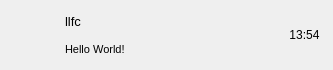
<?xml version="1.0" encoding="UTF-8"?>
<ui version="4.0">
 <class>ChatUserWid</class>
 <widget class="QWidget" name="ChatUserWid">
  <property name="geometry">
   <rect>
    <x>0</x>
    <y>0</y>
    <width>333</width>
    <height>70</height>
   </rect>
  </property>
  <property name="sizePolicy">
   <sizepolicy hsizetype="Expanding" vsizetype="Preferred">
    <horstretch>0</horstretch>
    <verstretch>0</verstretch>
   </sizepolicy>
  </property>
  <property name="minimumSize">
   <size>
    <width>45</width>
    <height>0</height>
   </size>
  </property>
  <property name="maximumSize">
   <size>
    <width>350</width>
    <height>80</height>
   </size>
  </property>
  <property name="windowTitle">
   <string>Form</string>
  </property>
  <property name="layoutDirection">
   <enum>Qt::LeftToRight</enum>
  </property>
  <layout class="QHBoxLayout" name="horizontalLayout_2">
   <property name="spacing">
    <number>2</number>
   </property>
   <property name="leftMargin">
    <number>4</number>
   </property>
   <property name="topMargin">
    <number>3</number>
   </property>
   <property name="rightMargin">
    <number>4</number>
   </property>
   <property name="bottomMargin">
    <number>3</number>
   </property>
   <item>
    <widget class="QWidget" name="Icon_wid" native="true">
     <property name="sizePolicy">
      <sizepolicy hsizetype="Fixed" vsizetype="Fixed">
       <horstretch>0</horstretch>
       <verstretch>0</verstretch>
      </sizepolicy>
     </property>
     <property name="minimumSize">
      <size>
       <width>50</width>
       <height>50</height>
      </size>
     </property>
     <property name="maximumSize">
      <size>
       <width>50</width>
       <height>50</height>
      </size>
     </property>
     <layout class="QVBoxLayout" name="verticalLayout_3">
      <property name="spacing">
       <number>0</number>
      </property>
      <property name="leftMargin">
       <number>2</number>
      </property>
      <property name="topMargin">
       <number>0</number>
      </property>
      <property name="rightMargin">
       <number>0</number>
      </property>
      <property name="bottomMargin">
       <number>0</number>
      </property>
      <item>
       <widget class="QLabel" name="Lab_Icon">
        <property name="minimumSize">
         <size>
          <width>45</width>
          <height>45</height>
         </size>
        </property>
        <property name="maximumSize">
         <size>
          <width>45</width>
          <height>45</height>
         </size>
        </property>
        <property name="text">
         <string/>
        </property>
        <property name="pixmap">
         <pixmap resource="../Assets.qrc">:/Skin/Image/HeadIcon06.jpg</pixmap>
        </property>
        <property name="scaledContents">
         <bool>true</bool>
        </property>
        <property name="alignment">
         <set>Qt::AlignCenter</set>
        </property>
       </widget>
      </item>
     </layout>
    </widget>
   </item>
   <item>
    <widget class="QWidget" name="user_info_wid" native="true">
     <property name="sizePolicy">
      <sizepolicy hsizetype="Maximum" vsizetype="Preferred">
       <horstretch>1</horstretch>
       <verstretch>0</verstretch>
      </sizepolicy>
     </property>
     <property name="minimumSize">
      <size>
       <width>0</width>
       <height>0</height>
      </size>
     </property>
     <property name="maximumSize">
      <size>
       <width>300</width>
       <height>16777215</height>
      </size>
     </property>
     <widget class="QLabel" name="Lab_UserName">
      <property name="geometry">
       <rect>
        <x>9</x>
        <y>10</y>
        <width>350</width>
        <height>16</height>
       </rect>
      </property>
      <property name="sizePolicy">
       <sizepolicy hsizetype="Minimum" vsizetype="Preferred">
        <horstretch>0</horstretch>
        <verstretch>0</verstretch>
       </sizepolicy>
      </property>
      <property name="font">
       <font>
        <pointsize>10</pointsize>
       </font>
      </property>
      <property name="text">
       <string>llfc</string>
      </property>
     </widget>
     <widget class="QLabel" name="Lab_UserMsg">
      <property name="geometry">
       <rect>
        <x>9</x>
        <y>38</y>
        <width>350</width>
        <height>16</height>
       </rect>
      </property>
      <property name="sizePolicy">
       <sizepolicy hsizetype="Minimum" vsizetype="Preferred">
        <horstretch>0</horstretch>
        <verstretch>0</verstretch>
       </sizepolicy>
      </property>
      <property name="maximumSize">
       <size>
        <width>550</width>
        <height>16777215</height>
       </size>
      </property>
      <property name="font">
       <font>
        <pointsize>8</pointsize>
       </font>
      </property>
      <property name="text">
       <string>Hello World!</string>
      </property>
     </widget>
    </widget>
   </item>
   <item>
    <widget class="QWidget" name="Wgt_Time" native="true">
     <property name="sizePolicy">
      <sizepolicy hsizetype="Expanding" vsizetype="Ignored">
       <horstretch>1</horstretch>
       <verstretch>0</verstretch>
      </sizepolicy>
     </property>
     <property name="minimumSize">
      <size>
       <width>45</width>
       <height>30</height>
      </size>
     </property>
     <property name="maximumSize">
      <size>
       <width>45</width>
       <height>30</height>
      </size>
     </property>
     <property name="layoutDirection">
      <enum>Qt::RightToLeft</enum>
     </property>
     <layout class="QVBoxLayout" name="verticalLayout_2">
      <property name="spacing">
       <number>0</number>
      </property>
      <property name="leftMargin">
       <number>0</number>
      </property>
      <property name="topMargin">
       <number>0</number>
      </property>
      <property name="rightMargin">
       <number>4</number>
      </property>
      <property name="bottomMargin">
       <number>0</number>
      </property>
      <item>
       <widget class="QLabel" name="Lab_Time">
        <property name="sizePolicy">
         <sizepolicy hsizetype="Fixed" vsizetype="Fixed">
          <horstretch>0</horstretch>
          <verstretch>0</verstretch>
         </sizepolicy>
        </property>
        <property name="minimumSize">
         <size>
          <width>0</width>
          <height>30</height>
         </size>
        </property>
        <property name="maximumSize">
         <size>
          <width>16777215</width>
          <height>30</height>
         </size>
        </property>
        <property name="text">
         <string>13:54</string>
        </property>
        <property name="alignment">
         <set>Qt::AlignCenter</set>
        </property>
       </widget>
      </item>
     </layout>
    </widget>
   </item>
   <item>
    <spacer name="horizontalSpacer_2">
     <property name="orientation">
      <enum>Qt::Horizontal</enum>
     </property>
     <property name="sizeType">
      <enum>QSizePolicy::Expanding</enum>
     </property>
     <property name="sizeHint" stdset="0">
      <size>
       <width>5</width>
       <height>20</height>
      </size>
     </property>
    </spacer>
   </item>
  </layout>
 </widget>
 <resources>
  <include location="../Assets.qrc"/>
 </resources>
 <connections/>
</ui>
